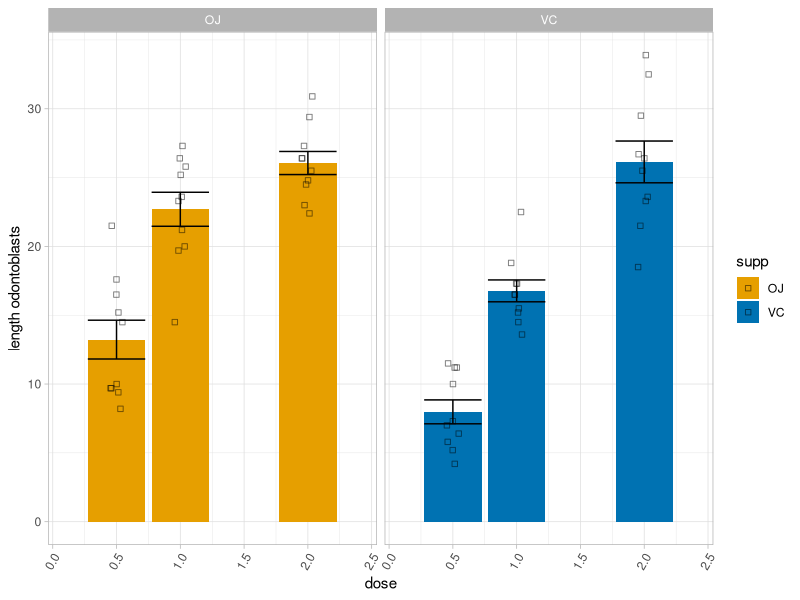

Write the R code that produced this figure.
## ---- chunk 1
knitr::opts_chunk$set(echo = TRUE)
## ---- chunk 2
library(ggplot2)
library(tidyr)
cbbPalette <- c("#000000", "#E69F00", "#56B4E9", "#009E73", "#F0E442", "#0072B2", "#D55E00", "#CC79A7")

## ---- chunk 3
vertical <- ggplot(ToothGrowth, aes(x = dose , y = len, fill = supp))+
  stat_summary(fun=mean, geom = "bar")+
  stat_summary(fun.data = mean_se, geom = "errorbar")+
  ylab("length odontoblasts")+
  xlab("dose")+
  geom_point(position = position_jitterdodge(), shape = 0, alpha = 0.5)+
  scale_fill_manual(values = c("#E69F00","#0072B2"))+
  facet_wrap(~supp)+
  theme_light()
vertical + theme(axis.text.x = element_text(angle = 60, hjust = 1))

## ---- chunk 4
subse1<- ToothGrowth[ which(ToothGrowth$supp=='VC'), ]
subse2 <-ToothGrowth[ which(ToothGrowth$supp=='VC' & ToothGrowth$dose == 0.5), ]
subse3 <- subse2[1]
subse1
subse2
subse3
